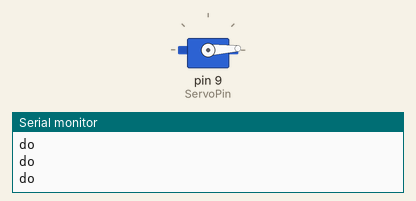
Recording of a sketch running on a simulated Arduino Uno, built with avr-gcc and run on an emulated ATmega328P. Shown: servo, the last lines printed to the serial monitor.

Above: at 0.05 s.
At 1.3 s:
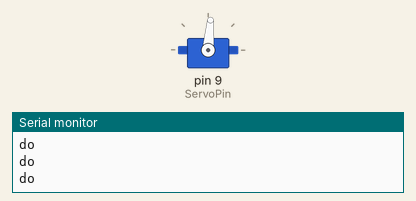
At 2.6 s:
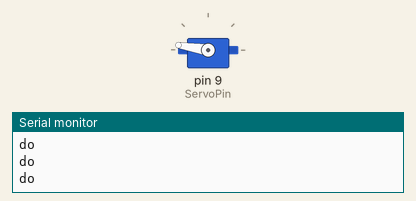
At 5.2 s:
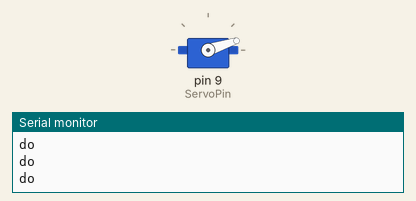
Timing chart, 0 to 7.1 s (numbered marks = the images above):
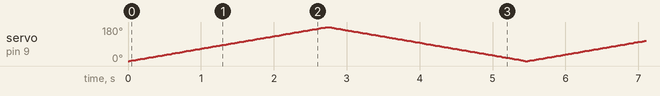

The sketch:

testservo.ino
```cpp
#include <Servo.h>

Servo myservo;

const int ServoPin = 9;
void setup() {
  Serial.begin(9600);
  myservo.attach(ServoPin);
}
int pos = 0;

void loop() {
  for (pos = 0; pos <= 180; pos += 1) {
    Serial.println("do");
    myservo.write(pos);
    delay(15);
  }
  for (pos = 180; pos >= 0; pos -= 1) {
    myservo.write(pos);
    delay(15);
  }
}
```
